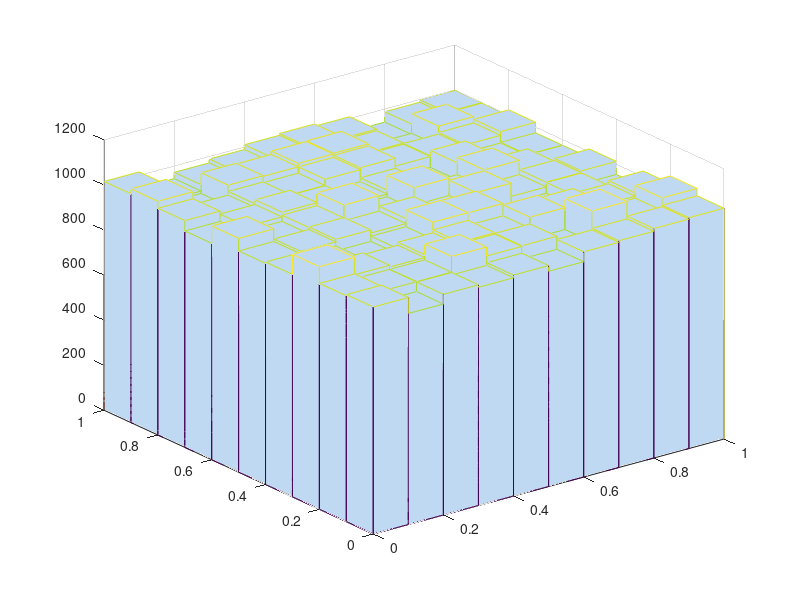

Reproduce this figure in MATLAB.
clc;
clear;
close all;
rotate3d on;
%pkg load geometry;

N = 100000;
inside = 0;

%arc = [0 0 1 0 90];
%hold on;
%drawCircleArc(arc, 'LineWidth', 1, 'Color', 'r')
%hold on;

H = [];

tic();
for i = 1:N
  x = unifrnd(0, 1);
  y = unifrnd(0, 1);
  
  if ((x^2 + y^2) < 1)
    ++inside;
%    plot(x, y, 'color', 'b');
  else
%    plot(x, y, 'color', 'r');
  endif
  
  if (mod(i, 100) == 0)
    printf("%d\n", i);
    fflush(stdout);
  endif
  
  H = [x, y; H];
end
toc()
printf("Estimation of Pi: %f.4\n", 4*inside/N);

hist3(H);
grid on;
view(3);